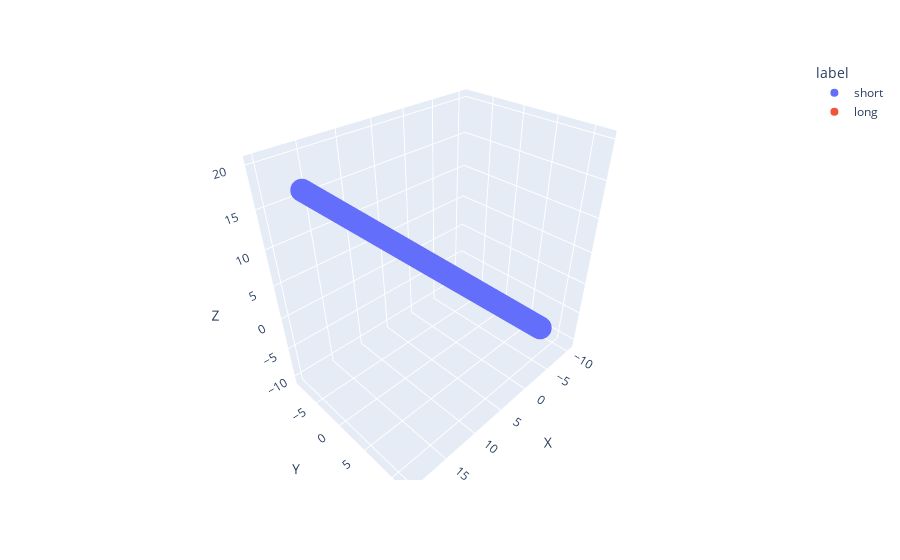

Notebook code for this chart:
### Code cell
import plotly.express as px
df = {'X': data_t[:, 0], 'Y': data_t[:, 1], 'Z': data_t[:, 0], 'label': np.array(['short']*800 + ['long']*1200)}
fig = px.scatter_3d(df, x = 'X', y = 'Y', z = 'Z', color = 'label')
fig.show()

### Figure 1 — Plotly figure (JSON) as saved in the notebook; plotly's stock layout.template omitted (floating-point values rounded to 4 significant figures; data arrays with more than 128 entries replaced by an {"elided": "..."} marker saying what was removed)
{"data": [{"hovertemplate": "label=short<br>X=%{x}<br>Y=%{y}<br>Z=%{z}<extra></extra>", "legendgroup": "short", "marker": {"color": "#636efa", "symbol": "circle"}, "mode": "markers", "name": "short", "scene": "scene", "showlegend": true, "type": "scatter3d", "x": {"elided": "800 float values"}, "y": {"elided": "800 float values"}, "z": {"elided": "800 float values"}}, {"hovertemplate": "label=long<br>X=%{x}<br>Y=%{y}<br>Z=%{z}<extra></extra>", "legendgroup": "long", "marker": {"color": "#EF553B", "symbol": "circle"}, "mode": "markers", "name": "long", "scene": "scene", "showlegend": true, "type": "scatter3d", "x": {"elided": "1200 float values"}, "y": {"elided": "1200 float values"}, "z": {"elided": "1200 float values"}}], "layout": {"legend": {"title": {"text": "label"}, "tracegroupgap": 0}, "margin": {"t": 60}, "scene": {"domain": {"x": [0, 1], "y": [0, 1]}, "xaxis": {"title": {"text": "X"}}, "yaxis": {"title": {"text": "Y"}}, "zaxis": {"title": {"text": "Z"}}}}}
